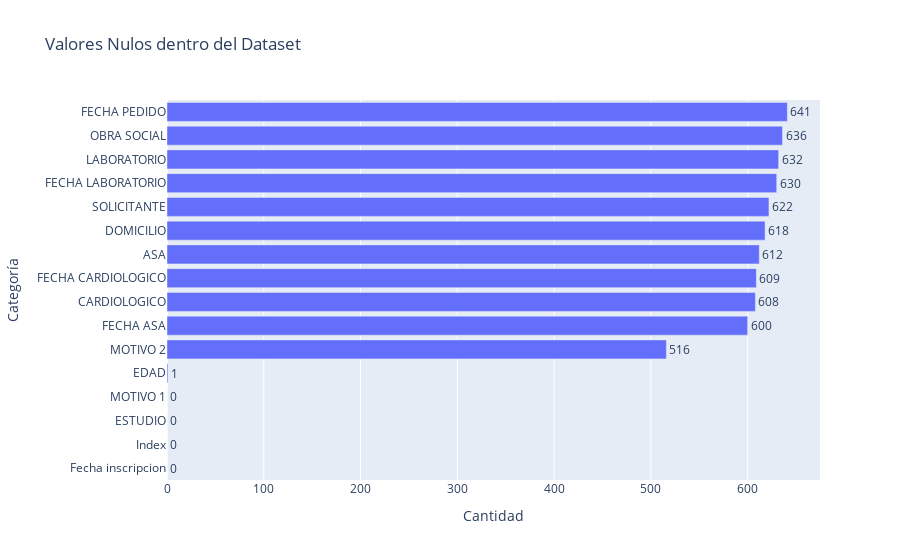

The notebook cell this image was saved under:
### Code cell
# #Cantidad de Nulls

# null_df = pd.DataFrame([df.isnull().sum().sort_values(ascending=False)])

# plt.figure(figsize=(8, 6))  # Tamaño de la figura
# sns.barplot( data=null_df, orient='h')
# plt.xlabel("Cantidad")       # Etiqueta del eje X
# plt.ylabel("Categoría")     # Etiqueta del eje Y
# plt.title("Valores Nullos dentro del Dataset")
# plt.show()



# Crear DataFrame de nulls
null_df = pd.DataFrame(df.isnull().sum().sort_values(ascending=True)).reset_index()
null_df.columns = ['Categoría', 'Cantidad']  # Renombrar las columnas

# Gráfico interactivo con Plotly
fig = px.bar(null_df, x='Cantidad', y='Categoría', title="Valores Nulos dentro del Dataset", text='Cantidad')
fig.update_traces(texttemplate='%{text}', textposition='outside')
fig.show()

### Figure 1 — Plotly figure (JSON) as saved in the notebook; plotly's stock layout.template omitted (floating-point values rounded to 4 significant figures)
{"data": [{"alignmentgroup": "True", "hovertemplate": "Cantidad=%{text}<br>Categoría=%{y}<extra></extra>", "legendgroup": "", "marker": {"color": "#636efa", "pattern": {"shape": ""}}, "name": "", "offsetgroup": "", "orientation": "h", "showlegend": false, "text": [0, 0, 0, 0, 1, 516, 600, 608, 609, 612, 618, 622, 630, 632, 636, 641], "textposition": "outside", "texttemplate": "%{text}", "type": "bar", "x": [0, 0, 0, 0, 1, 516, 600, 608, 609, 612, 618, 622, 630, 632, 636, 641], "xaxis": "x", "y": ["Fecha inscripcion", "Index", "ESTUDIO", "MOTIVO 1", "EDAD", "MOTIVO 2", "FECHA ASA", "CARDIOLOGICO", "FECHA CARDIOLOGICO", "ASA", "DOMICILIO", "SOLICITANTE", "FECHA LABORATORIO", "LABORATORIO", "OBRA SOCIAL", "FECHA PEDIDO"], "yaxis": "y"}], "layout": {"barmode": "relative", "legend": {"tracegroupgap": 0}, "title": {"text": "Valores Nulos dentro del Dataset"}, "xaxis": {"anchor": "y", "domain": [0, 1], "title": {"text": "Cantidad"}}, "yaxis": {"anchor": "x", "domain": [0, 1], "title": {"text": "Categoría"}}}}
